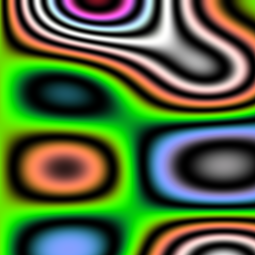
Frame 1 (no input)
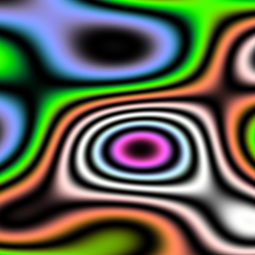
Frame 60 (the mouse pressed at the canvas centre just before this capture)
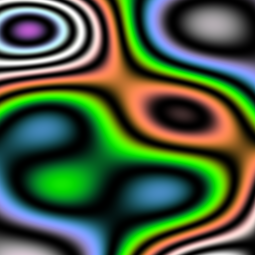
Frame 120 (the mouse held since frame 60 and released just before this capture)

The Processing sketch that drew these frames (run headless with seeded random() and noise(); from frame 60 on, the mouse is pressed at the canvas centre):

// Processing sketch: processing_122157
// ── processing_122157.pde

int d;

void setup() {  //setup function called initially, only once
  size(255, 255);
  background(255);  //set background white
  colorMode(HSB);   //set colors to Hue, Saturation, Brightness mode
  d = 0;
}

void draw() {  //draw function loops 
  d++;
  noStroke();
  fill(random(255),100,255,50);
 int i=0; 
loadPixels();  
// Loop through every pixel
for (int y = 0; y < 255; y++) {
for (int x = 0; x < 255; x++) {
  // Pick a random number, 0 to 255
  float r= (
   (sin(0.032*d + 0.021*x)*cos(0.071*d + 0.037*y)) +
   (sin(0.041*d + 0.012*x)*cos(0.032*d + 0.007*y)) +
   (sin(0.013*d + 0.009*x)*cos(0.042*d + 0.021*y)) + 0
  )*0.33*127 + 128;
  // Create a grayscale color based on random number
  color c = color(sin(2+r*r*0.0001)*127+127, cos(r*0.05)*127+127, sin(r*r*0.0009)*127+128);
  // Set pixel at that location to random color
  pixels[i] = c;
  i++;
}
}
// When we are finished dealing with pixels
updatePixels(); 

}
